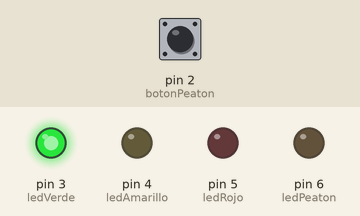
This sketch was run on a simulated Arduino Uno, built with avr-gcc and run on an emulated ATmega328P. Parts: output pins drawn as LEDs (lit = HIGH). Inputs (shaded band) come from the test bench; at power-on: pin 2 (botonPeaton) HIGH.

Above: at 1.2 s.
1.3 s: pin 2 (botonPeaton) pulled LOW for 0.15 s
At 2.4 s:
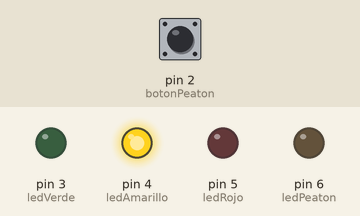
At 3.9 s:
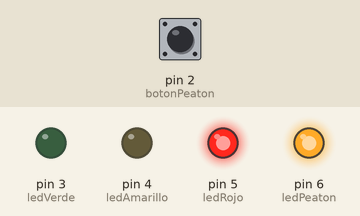
Timing chart, 0 to 9.8 s (numbered marks = the images above; inputs shaded):
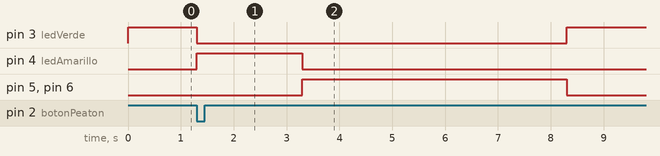

The sketch:

reto7.ino
```cpp
// Pines del semáforo
const int ledVerde = 3;
const int ledAmarillo = 4;
const int ledRojo = 5;

// LED peatonal
const int ledPeaton = 6;

// Botón
const int botonPeaton = 2;

// Variables
bool botonPresionado = false;

void setup() {
  pinMode(ledVerde, OUTPUT);
  pinMode(ledAmarillo, OUTPUT);
  pinMode(ledRojo, OUTPUT);
  pinMode(ledPeaton, OUTPUT);
  pinMode(botonPeaton, INPUT_PULLUP);

  // Estado inicial: verde encendido
  digitalWrite(ledVerde, HIGH);
  digitalWrite(ledAmarillo, LOW);
  digitalWrite(ledRojo, LOW);
  digitalWrite(ledPeaton, LOW);
}

void loop() {
  // Verificar si se presionó el botón
  if (digitalRead(botonPeaton) == LOW) {
    botonPresionado = true;
  }

  // Si el botón fue presionado, ejecutar secuencia peatonal
  if (botonPresionado) {
    // Apagar verde, encender amarillo
    digitalWrite(ledVerde, LOW);
    digitalWrite(ledAmarillo, HIGH);
    delay(2000); // Amarillo por 2 segundos

    // Encender rojo
    digitalWrite(ledAmarillo, LOW);
    digitalWrite(ledRojo, HIGH);

    // Encender LED peatonal
    digitalWrite(ledPeaton, HIGH);
    delay(5000); // Peatones cruzan 5 segundos

    // Apagar peatonal y volver a verde
    digitalWrite(ledPeaton, LOW);
    digitalWrite(ledRojo, LOW);
    digitalWrite(ledVerde, HIGH);

    botonPresionado = false; // Reiniciar estado
  }
}
```

Measured:
- after the input at 1.3 s, pin 3 (ledVerde): HIGH → LOW at once, → HIGH 7.0 s later; pin 4 (ledAmarillo): LOW → HIGH at once, → LOW 2.0 s later; pin 5 (ledRojo), pin 6 (ledPeaton): LOW → HIGH after 2.0 s, → LOW 5.0 s later
